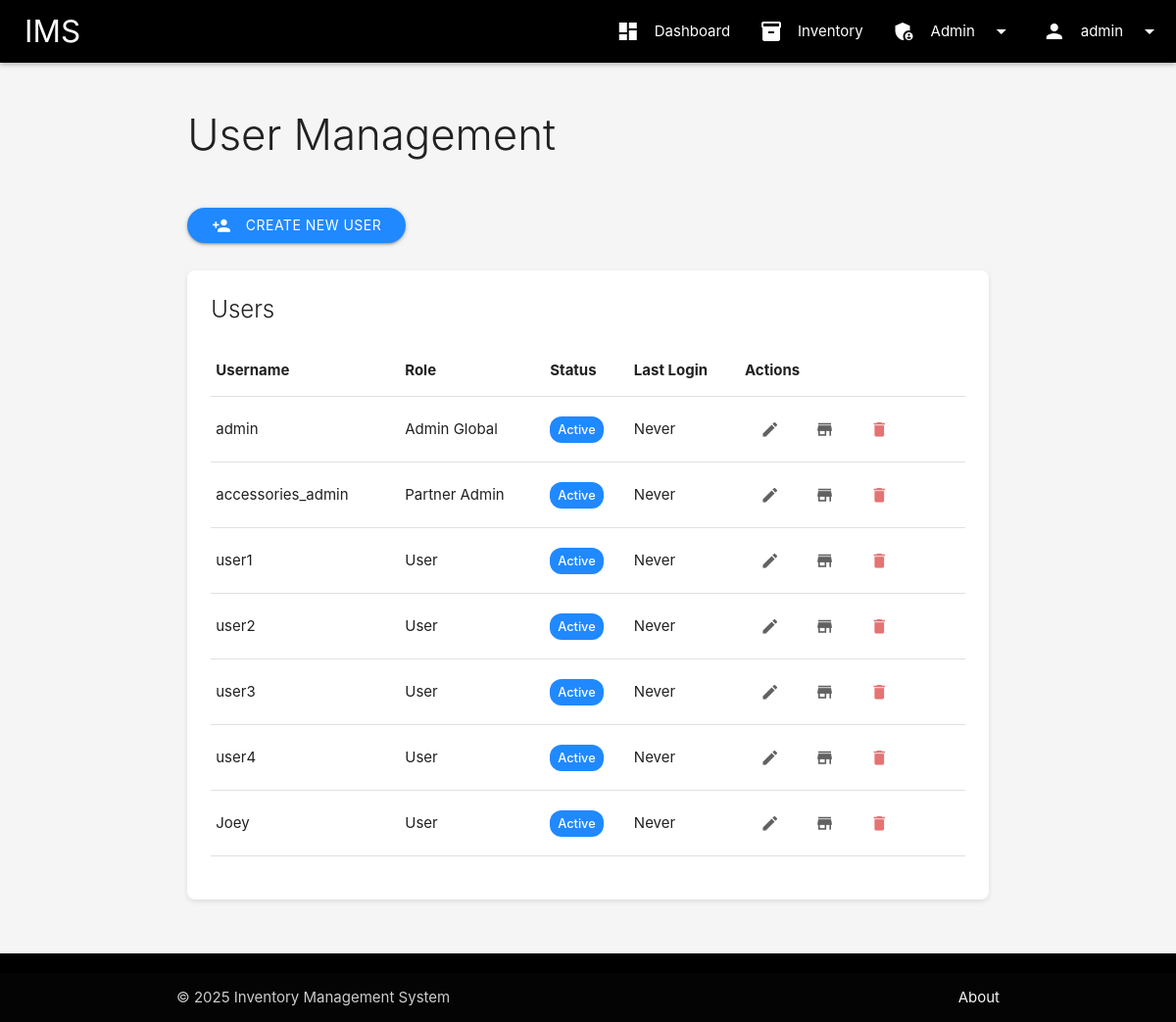
The app's page /auth/users (signed in) with its own data.
### app/models/user.py (models this page shows, shortened)
class User(UserMixin, db.Model):
    __tablename__ = 'users'
    id = db.Column(db.Integer, primary_key=True)
    username = db.Column(db.String(64), unique=True, nullable=False, index=True)
    password_hash = db.Column(db.String(256), nullable=False)
    _role = db.Column('role', db.String(20), nullable=False, default=UserRole.USER.value)
    failed_login_attempts = db.Column(db.Integer, default=0)
    last_login_attempt_time = db.Column(db.DateTime, nullable=True)
    is_locked = db.Column(db.Boolean, default=False)
    password_last_changed = db.Column(db.DateTime, default=datetime.utcnow)
    created_at = db.Column(db.DateTime, default=datetime.utcnow)
    updated_at = db.Column(db.DateTime, default=datetime.utcnow, onupdate=datetime.utcnow)
    password_history = db.relationship('PasswordHistory', backref='user', lazy='dynamic')
    transactions = db.relationship('Transaction', backref='user', lazy='dynamic')
    security_logs = db.relationship('SecurityLog', backref='user', lazy='dynamic')
    stores = db.relationship('Store',
                            secondary=user_stores,
                            lazy='subquery',
                            backref=db.backref('users', lazy=True))
    @property
    def role(self):
        for role_enum in UserRole:
            if role_enum.value == self._role:
                return role_enum
        return None
    @role.setter
    def role(self, value):
        if isinstance(value, UserRole):
            self._role = value.value
        elif isinstance(value, str):
            valid_values = [r.value for r in UserRole]
            if value in valid_values:
                self._role = value
            else:
                raise ValueError(f"Invalid role value: {value}. Valid values: {valid_values}")
        else:
            raise TypeError(f"Expected UserRole enum or string, got {type(value)}")

### app/blueprints/auth/routes.py (the view)
@auth_bp.route('/users')
@login_required
@admin_required
def users():
    users_list = User.query.all()
    return render_template('auth/users.html', title='User Management', users=users_list)

### app/utils/auth.py (called while the page is built)
def admin_required(f):
    @wraps(f)
    def decorated_function(*args, **kwargs):
        if not current_user.is_authenticated or current_user.role != UserRole.ADMIN_GLOBAL:
            log_security_event('unauthorized_access_attempt',
                              f"User attempted to access admin-only resource: {request.path}")
            abort(403)  # Forbidden
        return f(*args, **kwargs)
    return decorated_function

### app/templates/auth/users.html (shortened to what this page needs)
{% extends 'base.html' %}
{% block content %}
<div class="row">
    <div class="col s12">
        <h3 class="page-title">User Management</h3>
    </div>
</div>
<div class="row">
    <div class="col s12">
        <a href="{{ url_for('auth.create_user') }}" class="btn waves-effect waves-light" style="background-color: #2089ff">
            <i class="material-icons left">person_add</i> Create New User
        </a>
    </div>
</div>
<div class="row">
    <div class="col s12">
        <div class="card">
            <div class="card-content">
                <span class="card-title">Users</span>
                <div class="table-container">
                    <table class="highlight responsive-table">
                        <thead>
                            <tr>
                                <th>Username</th>
                                <th>Role</th>
                                <th>Status</th>
                                <th>Last Login</th>
                                <th>Actions</th>
                            </tr>
                        </thead>
                        <tbody>
                            {% for user in users %}
                            <tr>
                                <td>{{ user.username }}</td>
                                <td>{{ user.role.value.replace('_', ' ').title() }}</td>
                                <td>
                                    {% if user.is_locked %}
                                    <span class="status-badge status-out-of-stock">Locked</span>
                                    {% else %}
                                    <span class="status-badge status-in-stock">Active</span>
                                    {% endif %}
                                </td>
                                <td>{{ user.last_login.strftime('%Y-%m-%d %H:%M') if user.last_login else 'Never' }}</td>
                                <td>
                                    <div class="action-buttons">
                                        <a href="{{ url_for('auth.edit_user', user_id=user.id) }}" class="btn-flat waves-effect tooltipped" data-position="left" data-tooltip="Edit User">
                                            <i class="material-icons grey-text text-darken-2">edit</i>
                                        </a>
                                        <a href="{{ url_for('auth.manage_user_stores', user_id=user.id) }}" class="btn-flat waves-effect tooltipped" data-position="top" data-tooltip="Manage Stores">
                                            <i class="material-icons grey-text text-darken-2">store</i>
                                        </a>
                                        <button data-target="delete-user-modal-{{ user.id }}" class="btn-flat waves-effect modal-trigger {% if user.id == current_user.id %}disabled{% endif %}" style="color: #9e9e9e;">
                                            <i class="material-icons red-text text-lighten-2">delete</i>
                                        </button>
                                    </div>
                                </td>
                            </tr>
                            {% else %}
                            <tr>
                                <td colspan="5" class="center-align">No users found</td>
                            </tr>
                            {% endfor %}
                        </tbody>
                    </table>
                </div>
            </div>
        </div>
    </div>
</div>
{% endblock %}

### app/templates/base.html (shortened to what this page needs)
<!DOCTYPE html>
<html lang="en">
<head>
    <link rel="stylesheet" href="https://cdnjs.cloudflare.com/ajax/libs/materialize/1.0.0/css/materialize.min.css">
    <link rel="stylesheet" href="{{ url_for('static', filename='css/style.css') }}">
</head>
<body class="grey lighten-4">
    <header>
        <div class="navbar-fixed">
            <nav class="black">
                <div class="nav-wrapper">
                    <a href="{{ url_for('main.index') }}" class="brand-logo">IMS</a>
                    {% if current_user.is_authenticated %}
                    <ul class="right hide-on-med-and-down">
                        <li><a href="{{ url_for('main.index') }}"><i class="material-icons left">dashboard</i>Dashboard</a></li>
                        <li><a href="{{ url_for('inventory.items') }}"><i class="material-icons left">inventory</i>Inventory</a></li>
                        {% if current_user.role.value in ['admin_global', 'partner_admin'] %}
                        <li>
                            <a class="dropdown-trigger" href="#!" data-target="admin-dropdown">
                                <i class="material-icons left">admin_panel_settings</i>Admin
                                <i class="material-icons right">arrow_drop_down</i>
                            </a>
                        </li>
                        {% endif %}
                        <li>
                            <a class="dropdown-trigger" href="#!" data-target="user-dropdown">
                                <i class="material-icons left">person</i>{{ current_user.username }}
                                <i class="material-icons right">arrow_drop_down</i>
                            </a>
                        </li>
                    </ul>
                    {% endif %}
                </div>
            </nav>
        </div>
    </header>
    <main class="container">
        {% block content %}{% endblock %}
    </main>
    <footer class="page-footer black">
        <div class="footer-copyright">
            <div class="container">
                © 2025 Inventory Management System
                <a class="grey-text text-lighten-4 right" href="#">About</a>
            </div>
        </div>
    </footer>
</body>
</html>

### app/static/css/style.css (style rules this page uses)
body { display: flex; min-height: 100vh; flex-direction: column; color: #212121; background-color: #f8f8f8; }
main { flex: 1 0 auto; padding: 20px 0; }
.brand-logo { margin-left: 10px; }
nav { box-shadow: 0 2px 5px rgba(0, 0, 0, 0.26); background-color: #212121; }
nav .brand-logo { padding-left: 15px; }
.card, .card-panel { border-radius: 8px; transition: box-shadow .25s; box-shadow: 0 2px 5px rgba(0,0,0,0.1); background-color: white; }
.card .card-content .card-title { margin-bottom: 20px; color: #212121; }
.table-container { overflow-x: auto; margin-bottom: 20px; }
.btn, .btn-large, .btn-small { border-radius: 50px; background-color: #2089ff; padding: 0 25px; }
.btn-flat { color: #2089ff; }
.status-badge { padding: 4px 8px; border-radius: 12px; color: white; font-weight: 500; font-size: 0.85rem; display: inline-block; }
.status-in-stock { background-color: #2089ff; }
.page-title { font-weight: 300; margin: 30px 0; color: #212121; }

### records on screen
User: username "admin", role.value.replace "Admin Global", is_locked "Active", last_login "Never"
User: username "accessories_admin", role.value.replace "Partner Admin", is_locked "Active", last_login "Never"
User: username "user1", role.value.replace "User", is_locked "Active", last_login "Never"
User: username "user2", role.value.replace "User", is_locked "Active", last_login "Never"
User: username "user3", role.value.replace "User", is_locked "Active", last_login "Never"
User: username "user4", role.value.replace "User", is_locked "Active", last_login "Never"
User: username "Joey", role.value.replace "User", is_locked "Active", last_login "Never"
